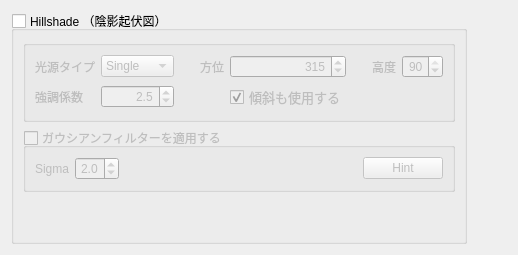
     <widget class="QWidget" name="HillshadeTab">
      <attribute name="title">
       <string>Hillshade</string>
      </attribute>
      <layout class="QHBoxLayout" name="horizontalLayout_7">
       <item>
        <widget class="QGroupBox" name="gpBox_Hillshade">
         <property name="title">
          <string>Hillshade （陰影起伏図） </string>
         </property>
         <property name="checkable">
          <bool>true</bool>
         </property>
         <property name="checked">
          <bool>false</bool>
         </property>
         <layout class="QVBoxLayout" name="verticalLayout_2">
          <property name="leftMargin">
           <number>9</number>
          </property>
          <property name="topMargin">
           <number>9</number>
          </property>
          <property name="rightMargin">
           <number>9</number>
          </property>
          <item>
           <widget class="QGroupBox" name="gB">
            <property name="title">
             <string/>
            </property>
            <layout class="QGridLayout" name="gridLayout_7">
             <item row="1" column="0">
              <widget class="QLabel" name="l_14">
               <property name="text">
                <string>強調係数</string>
               </property>
              </widget>
             </item>
             <item row="1" column="1">
              <widget class="QgsDoubleSpinBox" name="spinBoxF_HillshadeHighlight">
               <property name="alignment">
                <set>Qt::AlignRight|Qt::AlignTrailing|Qt::AlignVCenter</set>
               </property>
               <property name="decimals">
                <number>1</number>
               </property>
               <property name="minimum">
                <double>1.000000000000000</double>
               </property>
               <property name="maximum">
                <double>5.000000000000000</double>
               </property>
               <property name="singleStep">
                <double>0.500000000000000</double>
               </property>
               <property name="value">
                <double>2.500000000000000</double>
               </property>
               <property name="showClearButton">
                <bool>false</bool>
               </property>
              </widget>
             </item>
             <item row="0" column="0">
              <widget class="QLabel" name="l_12">
               <property name="text">
                <string>光源タイプ</string>
               </property>
               <property name="alignment">
                <set>Qt::AlignLeading|Qt::AlignLeft|Qt::AlignVCenter</set>
               </property>
               <property name="margin">
                <number>0</number>
               </property>
              </widget>
             </item>
             <item row="0" column="5">
              <widget class="QgsSpinBox" name="spinBoxInt_HillshadeHight">
               <property name="alignment">
                <set>Qt::AlignRight|Qt::AlignTrailing|Qt::AlignVCenter</set>
               </property>
               <property name="maximum">
                <number>90</number>
               </property>
               <property name="singleStep">
                <number>5</number>
               </property>
               <property name="value">
                <number>90</number>
               </property>
               <property name="showClearButton">
                <bool>false</bool>
               </property>
              </widget>
             </item>
             <item row="0" column="4">
              <widget class="QLabel" name="l_13">
               <property name="text">
                <string>高度</string>
               </property>
               <property name="indent">
                <number>20</number>
               </property>
              </widget>
             </item>
             <item row="0" column="2">
              <widget class="QLabel" name="l_11">
               <property name="text">
                <string>方位</string>
               </property>
               <property name="alignment">
                <set>Qt::AlignLeading|Qt::AlignLeft|Qt::AlignVCenter</set>
               </property>
               <property name="margin">
                <number>0</number>
               </property>
               <property name="indent">
                <number>20</number>
               </property>
              </widget>
             </item>
             <item row="0" column="3">
              <widget class="QgsSpinBox" name="spinBoxInt_HillshadeAzimuth">
               <property name="alignment">
                <set>Qt::AlignRight|Qt::AlignTrailing|Qt::AlignVCenter</set>
               </property>
               <property name="maximum">
                <number>359</number>
               </property>
               <property name="singleStep">
                <number>5</number>
               </property>
               <property name="value">
                <number>315</number>
               </property>
               <property name="showClearButton">
                <bool>false</bool>
               </property>
              </widget>
             </item>
             <item row="0" column="1">
              <widget class="QComboBox" name="cmbBox_HillshadeType">
               <property name="currentText">
                <string>Single</string>
               </property>
               <item>
                <property name="text">
                 <string>Single</string>
                </property>
               </item>
               <item>
                <property name="text">
                 <string>Multiple</string>
                </property>
               </item>
              </widget>
             </item>
             <item row="1" column="3">
              <widget class="QCheckBox" name="checkBox_CombinedSlope">
               <property name="font">
                <font>
                 <pointsize>10</pointsize>
                </font>
               </property>
               <property name="layoutDirection">
                <enum>Qt::LeftToRight</enum>
               </property>
               <property name="autoFillBackground">
                <bool>false</bool>
               </property>
               <property name="text">
                <string>傾斜も使用する</string>
               </property>
               <property name="checked">
                <bool>true</bool>
               </property>
              </widget>
             </item>
            </layout>
           </widget>
          </item>
          <item>
           <widget class="QGroupBox" name="gpBox_HillshadeGauss">
            <property name="title">
             <string>ガウシアンフィルターを適用する</string>
            </property>
            <property name="checkable">
             <bool>true</bool>
            </property>
            <property name="checked">
             <bool>false</bool>
            </property>
            <layout class="QVBoxLayout" name="verticalLayout_9">
             <item>
              <layout class="QGridLayout" name="gL_10">
               <item row="0" column="3">
                <spacer name="hS_11">
                 <property name="orientation">
                  <enum>Qt::Horizontal</enum>
                 </property>
                 <property name="sizeHint" stdset="0">
                  <size>
                   <width>40</width>
                   <height>20</height>
                  </size>
                 </property>
                </spacer>
               </item>
               <item row="0" column="2">
                <widget class="QgsDoubleSpinBox" name="spinBoxF_HillshadeGaussSigma">
                 <property name="alignment">
                  <set>Qt::AlignRight|Qt::AlignTrailing|Qt::AlignVCenter</set>
                 </property>
                 <property name="decimals">
                  <number>1</number>
                 </property>
                 <property name="maximum">
                  <double>5.000000000000000</double>
                 </property>
                 <property name="singleStep">
                  <double>0.100000000000000</double>
                 </property>
                 <property name="value">
                  <double>2.000000000000000</double>
                 </property>
                 <property name="showClearButton">
                  <bool>false</bool>
                 </property>
                </widget>
               </item>
               <item row="0" column="1">
                <widget class="QLabel" name="l_23">
                 <property name="text">
                  <string>Sigma</string>
                 </property>
                </widget>
               </item>
               <item row="0" column="4">
                <widget class="QPushButton" name="pushBtn_GaussHint_">
                 <property name="text">
                  <string>Hint</string>
                 </property>
                </widget>
               </item>
              </layout>
             </item>
            </layout>
           </widget>
          </item>
          <item>
           <spacer name="vS_1">
            <property name="orientation">
             <enum>Qt::Vertical</enum>
            </property>
            <property name="sizeHint" stdset="0">
             <size>
              <width>20</width>
              <height>40</height>
             </size>
            </property>
           </spacer>
          </item>
         </layout>
        </widget>
       </item>
       <item>
        <spacer name="hS_6">
         <property name="orientation">
          <enum>Qt::Horizontal</enum>
         </property>
         <property name="sizeHint" stdset="0">
          <size>
           <width>40</width>
           <height>20</height>
          </size>
         </property>
        </spacer>
       </item>
      </layout>
     </widget>
